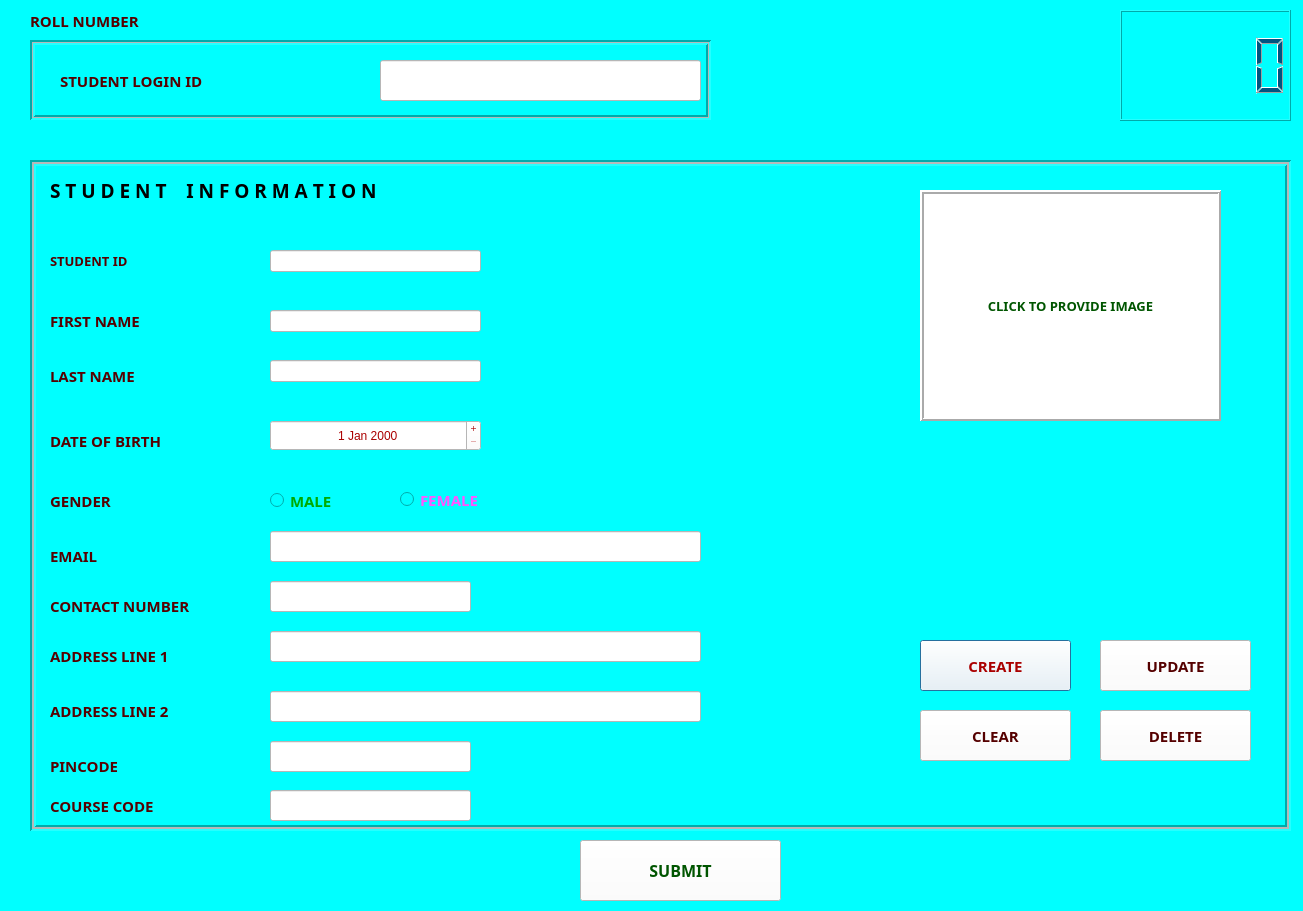
<?xml version="1.0" encoding="UTF-8"?>
<ui version="4.0">
 <class>Dialog</class>
 <widget class="QDialog" name="Dialog">
  <property name="geometry">
   <rect>
    <x>0</x>
    <y>0</y>
    <width>1303</width>
    <height>911</height>
   </rect>
  </property>
  <property name="windowTitle">
   <string>Dialog</string>
  </property>
  <property name="styleSheet">
   <string notr="true">border-color: rgb(0, 0, 127);
background-color: rgb(0, 255, 255);</string>
  </property>
  <widget class="QLabel" name="ROLL_NUMLBL">
   <property name="geometry">
    <rect>
     <x>30</x>
     <y>10</y>
     <width>301</width>
     <height>21</height>
    </rect>
   </property>
   <property name="font">
    <font>
     <family>Felix Titling</family>
     <pointsize>11</pointsize>
     <weight>75</weight>
     <bold>true</bold>
    </font>
   </property>
   <property name="styleSheet">
    <string notr="true">color: rgb(85, 0, 0);</string>
   </property>
   <property name="text">
    <string>ROLL NUMBER</string>
   </property>
  </widget>
  <widget class="QFrame" name="STUDENTIDframe">
   <property name="geometry">
    <rect>
     <x>30</x>
     <y>40</y>
     <width>681</width>
     <height>80</height>
    </rect>
   </property>
   <property name="frameShape">
    <enum>QFrame::Box</enum>
   </property>
   <property name="frameShadow">
    <enum>QFrame::Sunken</enum>
   </property>
   <property name="lineWidth">
    <number>2</number>
   </property>
   <property name="midLineWidth">
    <number>1</number>
   </property>
   <widget class="QLabel" name="STUDENTLOGINLBL">
    <property name="geometry">
     <rect>
      <x>30</x>
      <y>20</y>
      <width>281</width>
      <height>41</height>
     </rect>
    </property>
    <property name="font">
     <font>
      <family>Felix Titling</family>
      <pointsize>11</pointsize>
      <weight>75</weight>
      <bold>true</bold>
     </font>
    </property>
    <property name="styleSheet">
     <string notr="true">color: rgb(85, 0, 0);</string>
    </property>
    <property name="text">
     <string>STUDENT LOGIN ID</string>
    </property>
   </widget>
   <widget class="QLineEdit" name="STUDENTLOGINlineEdit">
    <property name="geometry">
     <rect>
      <x>350</x>
      <y>20</y>
      <width>321</width>
      <height>41</height>
     </rect>
    </property>
    <property name="styleSheet">
     <string notr="true">background-color: rgb(255, 255, 255);</string>
    </property>
   </widget>
  </widget>
  <widget class="QFrame" name="BASICDETAILSFRAME">
   <property name="geometry">
    <rect>
     <x>30</x>
     <y>160</y>
     <width>1261</width>
     <height>671</height>
    </rect>
   </property>
   <property name="frameShape">
    <enum>QFrame::Box</enum>
   </property>
   <property name="frameShadow">
    <enum>QFrame::Sunken</enum>
   </property>
   <property name="lineWidth">
    <number>2</number>
   </property>
   <property name="midLineWidth">
    <number>2</number>
   </property>
   <widget class="QLabel" name="INFORMATIONLBL">
    <property name="geometry">
     <rect>
      <x>20</x>
      <y>10</y>
      <width>651</width>
      <height>41</height>
     </rect>
    </property>
    <property name="font">
     <font>
      <family>Impact</family>
      <pointsize>14</pointsize>
      <weight>75</weight>
      <bold>true</bold>
     </font>
    </property>
    <property name="text">
     <string>S T U D E N T    I N F O R M A T I O N</string>
    </property>
   </widget>
   <widget class="QLabel" name="STUDENTIDLBL">
    <property name="geometry">
     <rect>
      <x>20</x>
      <y>80</y>
      <width>161</width>
      <height>41</height>
     </rect>
    </property>
    <property name="font">
     <font>
      <family>Felix Titling</family>
      <pointsize>10</pointsize>
      <weight>75</weight>
      <bold>true</bold>
     </font>
    </property>
    <property name="styleSheet">
     <string notr="true">color: rgb(85, 0, 0);</string>
    </property>
    <property name="text">
     <string>STUDENT ID</string>
    </property>
   </widget>
   <widget class="QLabel" name="FIRSTNAMELBL">
    <property name="geometry">
     <rect>
      <x>20</x>
      <y>140</y>
      <width>121</width>
      <height>41</height>
     </rect>
    </property>
    <property name="font">
     <font>
      <family>Felix Titling</family>
      <pointsize>11</pointsize>
      <weight>75</weight>
      <bold>true</bold>
     </font>
    </property>
    <property name="styleSheet">
     <string notr="true">color: rgb(85, 0, 0);</string>
    </property>
    <property name="text">
     <string>FIRST NAME</string>
    </property>
   </widget>
   <widget class="QLabel" name="LASTNAMELBL">
    <property name="geometry">
     <rect>
      <x>20</x>
      <y>200</y>
      <width>121</width>
      <height>31</height>
     </rect>
    </property>
    <property name="font">
     <font>
      <family>Felix Titling</family>
      <pointsize>11</pointsize>
      <weight>75</weight>
      <bold>true</bold>
     </font>
    </property>
    <property name="styleSheet">
     <string notr="true">color: rgb(85, 0, 0);</string>
    </property>
    <property name="text">
     <string>LAST NAME</string>
    </property>
   </widget>
   <widget class="QLabel" name="DOBLBL">
    <property name="geometry">
     <rect>
      <x>20</x>
      <y>260</y>
      <width>191</width>
      <height>41</height>
     </rect>
    </property>
    <property name="font">
     <font>
      <family>Felix Titling</family>
      <pointsize>11</pointsize>
      <weight>75</weight>
      <bold>true</bold>
     </font>
    </property>
    <property name="styleSheet">
     <string notr="true">color: rgb(85, 0, 0);</string>
    </property>
    <property name="text">
     <string>DATE OF BIRTH</string>
    </property>
   </widget>
   <widget class="QLabel" name="GENDERLBL">
    <property name="geometry">
     <rect>
      <x>20</x>
      <y>320</y>
      <width>171</width>
      <height>41</height>
     </rect>
    </property>
    <property name="font">
     <font>
      <family>Felix Titling</family>
      <pointsize>11</pointsize>
      <weight>75</weight>
      <bold>true</bold>
     </font>
    </property>
    <property name="styleSheet">
     <string notr="true">color: rgb(85, 0, 0);</string>
    </property>
    <property name="text">
     <string>GENDER</string>
    </property>
   </widget>
   <widget class="QLabel" name="EMAILLBL">
    <property name="geometry">
     <rect>
      <x>20</x>
      <y>370</y>
      <width>101</width>
      <height>51</height>
     </rect>
    </property>
    <property name="font">
     <font>
      <family>Felix Titling</family>
      <pointsize>11</pointsize>
      <weight>75</weight>
      <bold>true</bold>
     </font>
    </property>
    <property name="styleSheet">
     <string notr="true">color: rgb(85, 0, 0);</string>
    </property>
    <property name="text">
     <string>EMAIL</string>
    </property>
   </widget>
   <widget class="QLabel" name="CONTACTNUMLBL">
    <property name="geometry">
     <rect>
      <x>20</x>
      <y>420</y>
      <width>201</width>
      <height>51</height>
     </rect>
    </property>
    <property name="font">
     <font>
      <family>Felix Titling</family>
      <pointsize>11</pointsize>
      <weight>75</weight>
      <bold>true</bold>
     </font>
    </property>
    <property name="styleSheet">
     <string notr="true">color: rgb(85, 0, 0);</string>
    </property>
    <property name="text">
     <string>CONTACT NUMBER</string>
    </property>
   </widget>
   <widget class="QLabel" name="ADDRESSL1LBL">
    <property name="geometry">
     <rect>
      <x>20</x>
      <y>475</y>
      <width>201</width>
      <height>41</height>
     </rect>
    </property>
    <property name="font">
     <font>
      <family>Felix Titling</family>
      <pointsize>11</pointsize>
      <weight>75</weight>
      <bold>true</bold>
     </font>
    </property>
    <property name="styleSheet">
     <string notr="true">color: rgb(85, 0, 0);</string>
    </property>
    <property name="text">
     <string>ADDRESS LINE 1</string>
    </property>
   </widget>
   <widget class="QLabel" name="ADDRESSL2LBL">
    <property name="geometry">
     <rect>
      <x>20</x>
      <y>530</y>
      <width>201</width>
      <height>41</height>
     </rect>
    </property>
    <property name="font">
     <font>
      <family>Felix Titling</family>
      <pointsize>11</pointsize>
      <weight>75</weight>
      <bold>true</bold>
     </font>
    </property>
    <property name="styleSheet">
     <string notr="true">color: rgb(85, 0, 0);</string>
    </property>
    <property name="text">
     <string>ADDRESS LINE 2</string>
    </property>
   </widget>
   <widget class="QLabel" name="PINCODELBL">
    <property name="geometry">
     <rect>
      <x>20</x>
      <y>590</y>
      <width>161</width>
      <height>31</height>
     </rect>
    </property>
    <property name="font">
     <font>
      <family>Felix Titling</family>
      <pointsize>11</pointsize>
      <weight>75</weight>
      <bold>true</bold>
     </font>
    </property>
    <property name="styleSheet">
     <string notr="true">color: rgb(85, 0, 0);</string>
    </property>
    <property name="text">
     <string>PINCODE</string>
    </property>
   </widget>
   <widget class="QLabel" name="COURSELBL">
    <property name="geometry">
     <rect>
      <x>20</x>
      <y>630</y>
      <width>171</width>
      <height>31</height>
     </rect>
    </property>
    <property name="font">
     <font>
      <family>Felix Titling</family>
      <pointsize>11</pointsize>
      <weight>75</weight>
      <bold>true</bold>
     </font>
    </property>
    <property name="styleSheet">
     <string notr="true">color: rgb(85, 0, 0);</string>
    </property>
    <property name="text">
     <string>COURSE CODE</string>
    </property>
   </widget>
   <widget class="QLineEdit" name="lineEdit_2">
    <property name="geometry">
     <rect>
      <x>240</x>
      <y>90</y>
      <width>211</width>
      <height>22</height>
     </rect>
    </property>
    <property name="styleSheet">
     <string notr="true">background-color: rgb(255, 255, 255);
</string>
    </property>
   </widget>
   <widget class="QLineEdit" name="lineEdit_3">
    <property name="geometry">
     <rect>
      <x>240</x>
      <y>150</y>
      <width>211</width>
      <height>22</height>
     </rect>
    </property>
    <property name="styleSheet">
     <string notr="true">background-color: rgb(255, 255, 255);</string>
    </property>
   </widget>
   <widget class="QLineEdit" name="lineEdit_4">
    <property name="geometry">
     <rect>
      <x>240</x>
      <y>200</y>
      <width>211</width>
      <height>22</height>
     </rect>
    </property>
    <property name="styleSheet">
     <string notr="true">background-color: rgb(255, 255, 255);</string>
    </property>
   </widget>
   <widget class="QDateEdit" name="dateEdit">
    <property name="geometry">
     <rect>
      <x>240</x>
      <y>260</y>
      <width>211</width>
      <height>31</height>
     </rect>
    </property>
    <property name="styleSheet">
     <string notr="true">color: rgb(170, 0, 0);background-color: rgb(255, 255, 255);</string>
    </property>
    <property name="alignment">
     <set>Qt::AlignCenter</set>
    </property>
    <property name="buttonSymbols">
     <enum>QAbstractSpinBox::PlusMinus</enum>
    </property>
   </widget>
   <widget class="QRadioButton" name="MALEradioButton">
    <property name="geometry">
     <rect>
      <x>240</x>
      <y>320</y>
      <width>95</width>
      <height>41</height>
     </rect>
    </property>
    <property name="font">
     <font>
      <family>Felix Titling</family>
      <pointsize>11</pointsize>
      <weight>75</weight>
      <bold>true</bold>
     </font>
    </property>
    <property name="styleSheet">
     <string notr="true">color: rgb(0, 170, 0);</string>
    </property>
    <property name="text">
     <string>MALE</string>
    </property>
   </widget>
   <widget class="QRadioButton" name="FEMALEradioButton">
    <property name="geometry">
     <rect>
      <x>370</x>
      <y>319</y>
      <width>131</width>
      <height>41</height>
     </rect>
    </property>
    <property name="font">
     <font>
      <family>Felix Titling</family>
      <pointsize>11</pointsize>
      <weight>75</weight>
      <bold>true</bold>
     </font>
    </property>
    <property name="styleSheet">
     <string notr="true">color: rgb(255, 85, 255);</string>
    </property>
    <property name="text">
     <string>FEMALE</string>
    </property>
   </widget>
   <widget class="QLineEdit" name="lineEdit_5">
    <property name="geometry">
     <rect>
      <x>240</x>
      <y>371</y>
      <width>431</width>
      <height>31</height>
     </rect>
    </property>
    <property name="styleSheet">
     <string notr="true">background-color: rgb(255, 255, 255);</string>
    </property>
   </widget>
   <widget class="QLineEdit" name="lineEdit_6">
    <property name="geometry">
     <rect>
      <x>240</x>
      <y>421</y>
      <width>201</width>
      <height>31</height>
     </rect>
    </property>
    <property name="styleSheet">
     <string notr="true">background-color: rgb(255, 255, 255);</string>
    </property>
   </widget>
   <widget class="QLineEdit" name="lineEdit_7">
    <property name="geometry">
     <rect>
      <x>240</x>
      <y>471</y>
      <width>431</width>
      <height>31</height>
     </rect>
    </property>
    <property name="styleSheet">
     <string notr="true">background-color: rgb(255, 255, 255);</string>
    </property>
   </widget>
   <widget class="QLineEdit" name="lineEdit_8">
    <property name="geometry">
     <rect>
      <x>240</x>
      <y>531</y>
      <width>431</width>
      <height>31</height>
     </rect>
    </property>
    <property name="styleSheet">
     <string notr="true">background-color: rgb(255, 255, 255);</string>
    </property>
   </widget>
   <widget class="QLineEdit" name="lineEdit_9">
    <property name="geometry">
     <rect>
      <x>240</x>
      <y>581</y>
      <width>201</width>
      <height>31</height>
     </rect>
    </property>
    <property name="styleSheet">
     <string notr="true">background-color: rgb(255, 255, 255);</string>
    </property>
   </widget>
   <widget class="QLineEdit" name="lineEdit_10">
    <property name="geometry">
     <rect>
      <x>240</x>
      <y>630</y>
      <width>201</width>
      <height>31</height>
     </rect>
    </property>
    <property name="styleSheet">
     <string notr="true">background-color: rgb(255, 255, 255);</string>
    </property>
   </widget>
   <widget class="QPushButton" name="CREATEPUSHBUTTN">
    <property name="geometry">
     <rect>
      <x>890</x>
      <y>480</y>
      <width>151</width>
      <height>51</height>
     </rect>
    </property>
    <property name="font">
     <font>
      <family>Felix Titling</family>
      <pointsize>11</pointsize>
      <weight>75</weight>
      <bold>true</bold>
     </font>
    </property>
    <property name="styleSheet">
     <string notr="true">color: rgb(170, 0, 0);
background-color: rgb(255, 255, 255);</string>
    </property>
    <property name="text">
     <string>CREATE</string>
    </property>
   </widget>
   <widget class="QPushButton" name="UPDATEpushButton">
    <property name="geometry">
     <rect>
      <x>1070</x>
      <y>480</y>
      <width>151</width>
      <height>51</height>
     </rect>
    </property>
    <property name="font">
     <font>
      <family>Felix Titling</family>
      <pointsize>11</pointsize>
      <weight>75</weight>
      <bold>true</bold>
     </font>
    </property>
    <property name="styleSheet">
     <string notr="true">color: rgb(85, 0, 0);
background-color: rgb(255, 255, 255);</string>
    </property>
    <property name="text">
     <string>UPDATE</string>
    </property>
   </widget>
   <widget class="QPushButton" name="CLEARpushButton">
    <property name="geometry">
     <rect>
      <x>890</x>
      <y>550</y>
      <width>151</width>
      <height>51</height>
     </rect>
    </property>
    <property name="font">
     <font>
      <family>Felix Titling</family>
      <pointsize>11</pointsize>
      <weight>75</weight>
      <bold>true</bold>
     </font>
    </property>
    <property name="styleSheet">
     <string notr="true">color: rgb(85, 0, 0);background-color: rgb(255, 255, 255);</string>
    </property>
    <property name="text">
     <string>CLEAR</string>
    </property>
   </widget>
   <widget class="QPushButton" name="DELETEpushButton">
    <property name="geometry">
     <rect>
      <x>1070</x>
      <y>550</y>
      <width>151</width>
      <height>51</height>
     </rect>
    </property>
    <property name="font">
     <font>
      <family>Felix Titling</family>
      <pointsize>11</pointsize>
      <weight>75</weight>
      <bold>true</bold>
     </font>
    </property>
    <property name="styleSheet">
     <string notr="true">color: rgb(85, 0, 0);background-color: rgb(255, 255, 255);</string>
    </property>
    <property name="text">
     <string>DELETE</string>
    </property>
   </widget>
   <widget class="QLabel" name="STUPICLBL">
    <property name="geometry">
     <rect>
      <x>890</x>
      <y>30</y>
      <width>301</width>
      <height>231</height>
     </rect>
    </property>
    <property name="font">
     <font>
      <family>Felix Titling</family>
      <pointsize>10</pointsize>
      <weight>75</weight>
      <bold>true</bold>
     </font>
    </property>
    <property name="styleSheet">
     <string notr="true">color: rgb(0, 85, 0);background-color: rgb(255, 255, 255);</string>
    </property>
    <property name="frameShape">
     <enum>QFrame::Box</enum>
    </property>
    <property name="frameShadow">
     <enum>QFrame::Raised</enum>
    </property>
    <property name="lineWidth">
     <number>2</number>
    </property>
    <property name="text">
     <string>CLICK TO PROVIDE IMAGE</string>
    </property>
    <property name="alignment">
     <set>Qt::AlignCenter</set>
    </property>
   </widget>
  </widget>
  <widget class="QLCDNumber" name="COUNTERlcdNumber">
   <property name="geometry">
    <rect>
     <x>1120</x>
     <y>10</y>
     <width>171</width>
     <height>111</height>
    </rect>
   </property>
   <property name="styleSheet">
    <string notr="true">color: rgb(0, 85, 127);</string>
   </property>
  </widget>
  <widget class="QPushButton" name="SUBMITpushButton">
   <property name="geometry">
    <rect>
     <x>580</x>
     <y>840</y>
     <width>201</width>
     <height>61</height>
    </rect>
   </property>
   <property name="font">
    <font>
     <family>Felix Titling</family>
     <pointsize>12</pointsize>
     <weight>75</weight>
     <bold>true</bold>
    </font>
   </property>
   <property name="styleSheet">
    <string notr="true">color: rgb(0, 85, 0);background-color: rgb(255, 255, 255);</string>
   </property>
   <property name="text">
    <string>SUBMIT</string>
   </property>
  </widget>
 </widget>
 <resources/>
 <connections/>
</ui>
